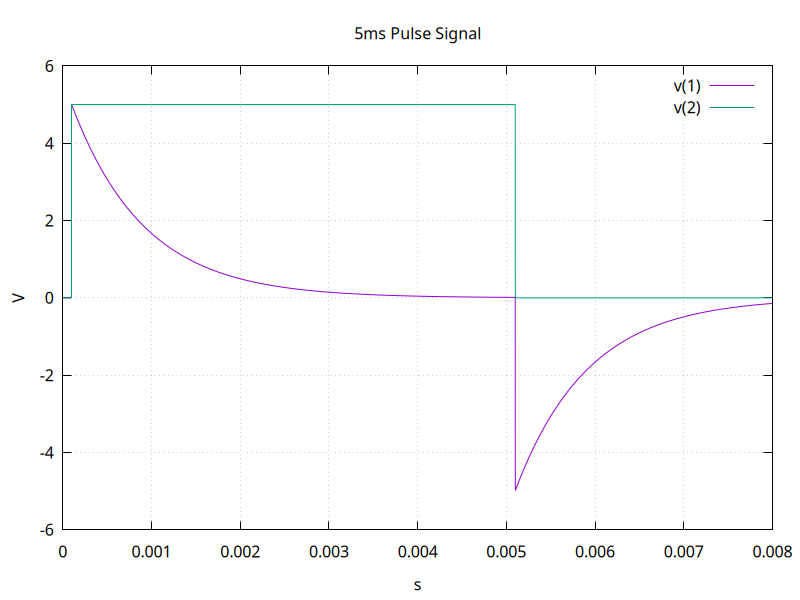

This chart was generated by the following gnuplot code:
set terminal pngcairo size 800,600
set output 'pulse2.png'
set encoding utf8
set termoption noenhanced
set title "5ms Pulse Signal"
set xlabel "s"
set ylabel "V"
set grid
unset logscale x 
set xrange [0.000000e+00:8.000000e-03]
unset logscale y 
set yrange [-6.000000e+00:6.000000e+00]
set format y "%g"
set format x "%g"
plot 'pulse2_data.txt' using 1:2 with lines lw 1 title "v(1)",\
'pulse2_data.txt' using 3:4 with lines lw 1 title "v(2)"
